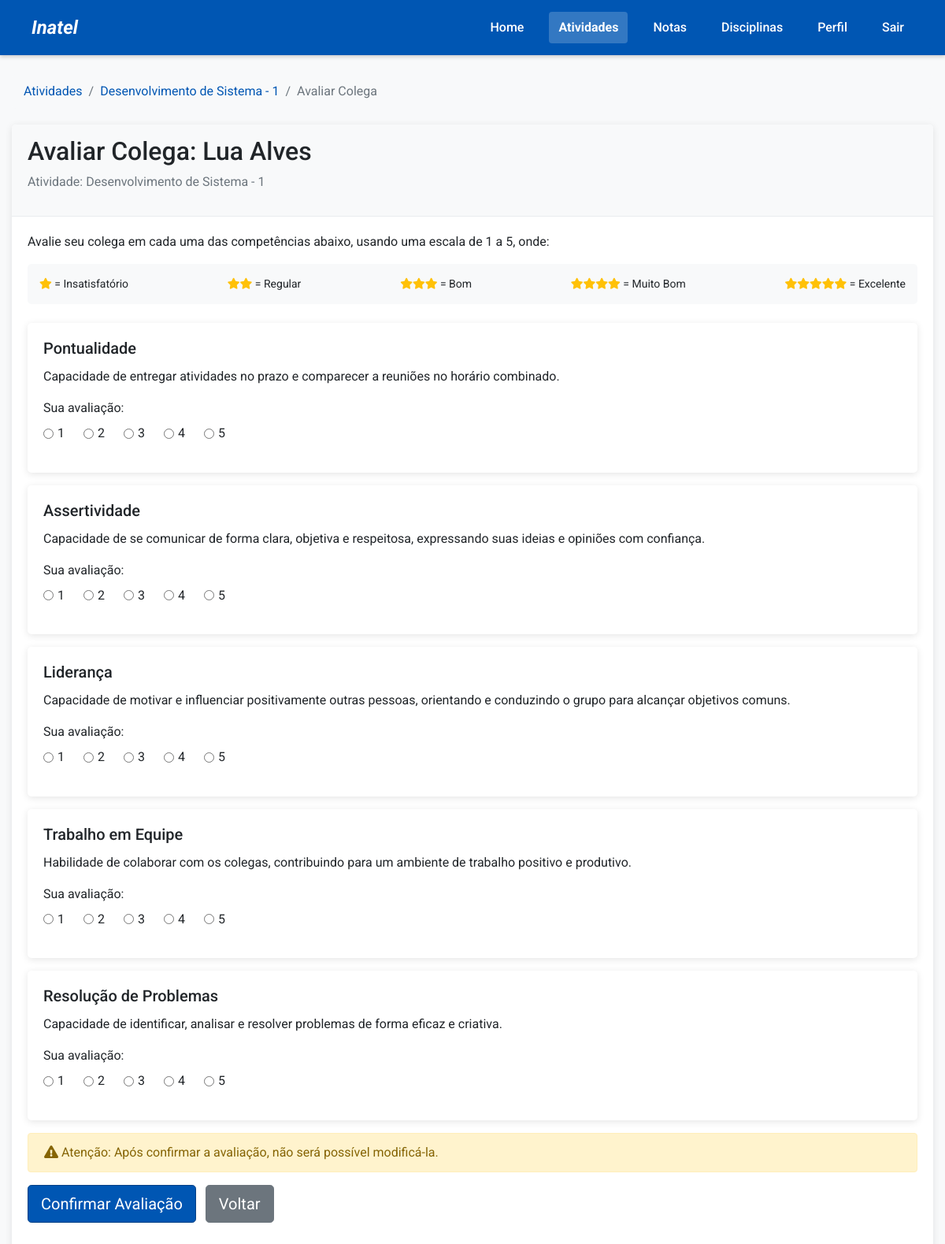
/avaliar/17/ (signed in), run on the app's committed database.
### project/models.py (models this page shows, shortened)
class Avaliacao(models.Model):
    id = models.AutoField(primary_key=True)
    avaliador_aluno = models.ForeignKey(Aluno, on_delete=models.CASCADE, related_name='avaliacoes_realizadas')
    avaliado_aluno = models.ForeignKey(Aluno, on_delete=models.CASCADE, related_name='avaliacoes_recebidas')
    atividade = models.ForeignKey(Atividade, on_delete=models.CASCADE, related_name='avaliacoes')
    concluida = models.BooleanField(default=False)
    class Meta:
        unique_together = ('avaliador_aluno', 'avaliado_aluno', 'atividade')

class Atividade(models.Model):
    id = models.AutoField(primary_key=True)
    titulo = models.CharField(max_length=100)
    descricao = models.TextField()
    dataEntrega = models.DateField()
    turma = models.ForeignKey(Turma, on_delete=models.CASCADE, related_name='atividades')

class Aluno(models.Model):
    idAluno = models.AutoField(primary_key=True)
    nomeAluno = models.CharField(max_length=100)
    emailAluno = models.EmailField(unique=True)
    senhaAluno = models.CharField(max_length=100)
    matricula = models.CharField(max_length=20, unique=True)
    curso = models.ForeignKey(Curso, on_delete=models.CASCADE, related_name='alunos')

class Competencia(models.Model):
    id = models.AutoField(primary_key=True)
    nome = models.CharField(max_length=100)
    descricao = models.TextField()

### project/views.py (the view)
    def wrapper(request, *args, **kwargs):
        if 'user_type' not in request.session or 'user_id' not in request.session:
            messages.error(request, "Você precisa estar logado para acessar esta página.")
            return redirect('login')
        user_type = request.session['user_type']
        user_id = request.session['user_id']
        try:
            if user_type == 'aluno':
                Aluno.objects.get(idAluno=user_id)
            elif user_type == 'professor':
                Professor.objects.get(idProfessor=user_id)
            elif user_type == 'coordenador':
                Coordenador.objects.get(id=user_id)
        except Exception:
            messages.error(request, "Sua sessão expirou ou é inválida. Por favor, faça login novamente.")
            request.session.flush()
            return redirect('login')
        return view_func(request, *args, **kwargs)

### project/context_processors.py (called while the page is built)
def user_data(request):
    context = {}
    if 'user_type' in request.session and 'user_id' in request.session:
        context['user_type'] = request.session.get('user_type')
        context['user_id'] = request.session.get('user_id')
        context['username'] = request.session.get('username', '')
        if context['user_type'] == 'aluno':
            pending_evaluations = Avaliacao.objects.filter(
                avaliador_aluno__idAluno=context['user_id'],
                concluida=False
            ).count()
            context['pending_evaluations'] = pending_evaluations
    return context

### project/views.py (called while the page is built, shortened)
@login_required_custom
def avaliar_colega(request, id_avaliacao):
    user_type = request.session.get('user_type')
    user_id = request.session.get('user_id')
    if user_type != 'aluno':
        messages.error(request, "Apenas alunos podem realizar avaliações.")
        return redirect('atividades')
    avaliacao = get_object_or_404(Avaliacao, id=id_avaliacao)
    aluno = Aluno.objects.get(idAluno=user_id)
    if avaliacao.avaliador_aluno != aluno:
        messages.error(request, "Você não tem permissão para realizar esta avaliação.")
        return redirect('atividades')
    competencias = Competencia.objects.all()
    return render(request, 'avaliar_colega.html', {
        'avaliacao': avaliacao,
        'competencias': competencias,
        'user_type': user_type
    })

### project/templates/avaliar_colega.html (shortened to what this page needs)
<!DOCTYPE html>
<html lang="pt-br">
<head>
    {% load static %}
    <link rel="stylesheet" href="https://stackpath.bootstrapcdn.com/bootstrap/4.5.2/css/bootstrap.min.css">
    <link rel="stylesheet" href="{% static 'css/main.css' %}">
    <link rel="stylesheet" href="https://cdnjs.cloudflare.com/ajax/libs/font-awesome/5.15.3/css/all.min.css">
</head>
<body>
    <div class="header">
        <p class="logo"><em>Inatel</em></p>
        <div class="links">
            <a href="{% url 'home' %}">Home</a>
            <a href="{% url 'atividades' %}" class="active">Atividades</a>
            <a href="{% url 'notas' %}">Notas</a>
            <a href="{% url 'disciplinas' %}">Disciplinas</a>
            <a href="{% url 'perfil' %}">Perfil</a>
            <a href="{% url 'logout' %}">Sair</a>
        </div>
    </div>
    <div class="container mt-4">
        <nav aria-label="breadcrumb">
            <ol class="breadcrumb">
                <li class="breadcrumb-item"><a href="{% url 'atividades' %}">Atividades</a></li>
                <li class="breadcrumb-item"><a href="{% url 'atividade_detalhe' avaliacao.atividade.id %}">{{ avaliacao.atividade.titulo }}</a></li>
                <li class="breadcrumb-item active">Avaliar Colega</li>
            </ol>
        </nav>
        <div class="card">
            <div class="card-header">
                <h2>Avaliar Colega: {{ avaliacao.avaliado_aluno.nomeAluno }}</h2>
                <p class="text-muted">Atividade: {{ avaliacao.atividade.titulo }}</p>
            </div>
            <div class="card-body">
                <p>Avalie seu colega em cada uma das competências abaixo, usando uma escala de 1 a 5, onde:</p>
                <div class="rating-legend mb-4">
                    <div class="d-flex justify-content-between">
                        <div><i class="fas fa-star text-warning"></i> = Insatisfatório</div>
                        <div><i class="fas fa-star text-warning"></i><i class="fas fa-star text-warning"></i> = Regular</div>
                        <div><i class="fas fa-star text-warning"></i><i class="fas fa-star text-warning"></i><i class="fas fa-star text-warning"></i> = Bom</div>
                        <div><i class="fas fa-star text-warning"></i><i class="fas fa-star text-warning"></i><i class="fas fa-star text-warning"></i><i class="fas fa-star text-warning"></i> = Muito Bom</div>
                        <div><i class="fas fa-star text-warning"></i><i class="fas fa-star text-warning"></i><i class="fas fa-star text-warning"></i><i class="fas fa-star text-warning"></i><i class="fas fa-star text-warning"></i> = Excelente</div>
                    </div>
                </div>
                <form method="post">
                    {% for competencia in competencias %}
                    <div class="card mb-3">
                        <div class="card-body">
                            <h5 class="card-title">{{ competencia.nome }}</h5>
                            <p class="card-text">{{ competencia.descricao }}</p>
                            <div class="form-group">
                                <label>Sua avaliação:</label>
                                <div class="rating">
                                    <div class="form-check form-check-inline">
                                        <input class="form-check-input" type="radio" name="competencia_{{ competencia.id }}" id="comp_{{ competencia.id }}_1" value="1" required>
                                        <label class="form-check-label" for="comp_{{ competencia.id }}_1">1</label>
                                    </div>
                                    <div class="form-check form-check-inline">
                                        <input class="form-check-input" type="radio" name="competencia_{{ competencia.id }}" id="comp_{{ competencia.id }}_2" value="2">
                                        <label class="form-check-label" for="comp_{{ competencia.id }}_2">2</label>
                                    </div>
                                    <div class="form-check form-check-inline">
                                        <input class="form-check-input" type="radio" name="competencia_{{ competencia.id }}" id="comp_{{ competencia.id }}_3" value="3">
                                        <label class="form-check-label" for="comp_{{ competencia.id }}_3">3</label>
                                    </div>
                                    <div class="form-check form-check-inline">
                                        <input class="form-check-input" type="radio" name="competencia_{{ competencia.id }}" id="comp_{{ competencia.id }}_4" value="4">
                                        <label class="form-check-label" for="comp_{{ competencia.id }}_4">4</label>
                                    </div>
                                    <div class="form-check form-check-inline">
                                        <input class="form-check-input" type="radio" name="competencia_{{ competencia.id }}" id="comp_{{ competencia.id }}_5" value="5">
                                        <label class="form-check-label" for="comp_{{ competencia.id }}_5">5</label>
                                    </div>
                                </div>
                            </div>
                        </div>
                    </div>
                    {% endfor %}
                    <div class="alert alert-warning">
                        <i class="fas fa-exclamation-triangle"></i> Atenção: Após confirmar a avaliação, não será possível modificá-la.
                    </div>
                    <div class="form-group">
                        <button type="submit" class="btn btn-primary btn-lg">Confirmar Avaliação</button>
                        <a href="{% url 'atividade_detalhe' avaliacao.atividade.id %}" class="btn btn-secondary btn-lg ml-2">Voltar</a>
                    </div>
                </form>
            </div>
        </div>
    </div>
</body>
</html>

### static/css/main.css (style rules this page uses)
body { font-family: 'Roboto', sans-serif; margin: 0; padding: 0; background-color: #f8f9fa; }
.header { background-color: #0056b3; color: white; padding: 15px 40px; display: flex; justify-content: space-between; align-items: center; box-shadow: 0 2px 5px rgba(0, 0, 0, 0.2); }
.logo { font-size: 24px; font-weight: 700; margin: 0; }
.links { display: flex; gap: 20px; }
.links a { color: white; text-decoration: none; padding: 8px 12px; border-radius: 4px; transition: background-color 0.3s; font-weight: 500; }
.links a.active { background-color: rgba(255, 255, 255, 0.2); font-weight: 700; }
.container { max-width: 1200px; margin: 0 auto; }
.card { border: none; box-shadow: 0 2px 10px rgba(0, 0, 0, 0.1); border-radius: 5px; overflow: hidden; }
.card-header { background-color: #f8f9fa; border-bottom: 1px solid #e9ecef; padding: 15px 20px; }
.card-body { padding: 20px; }
.btn-primary { background-color: #0056b3; border-color: #004085; }
.rating .form-check-inline { margin-right: 20px; }
.breadcrumb { background-color: #f8f9fa; padding: 10px 15px; border-radius: 5px; margin-bottom: 20px; }
.breadcrumb-item a { color: #0056b3; text-decoration: none; }
.breadcrumb-item.active { color: #6c757d; }
.rating-legend { background-color: #f8f9fa; padding: 15px; border-radius: 5px; font-size: 14px; }

### data on the page
Avaliacao: atividade.titulo "Desenvolvimento de Sistema - 1", avaliado_aluno.nomeAluno "Lua Alves"
Competencia: nome "Pontualidade", descricao "Capacidade de entregar atividades no prazo e comparecer a reuniões no horário combinado."
Competencia: nome "Assertividade", descricao "Capacidade de se comunicar de forma clara, objetiva e respeitosa, expressando suas ideias e opiniões com confiança."
Competencia: nome "Liderança", descricao "Capacidade de motivar e influenciar positivamente outras pessoas, orientando e conduzindo o grupo para alcançar objetivos comuns."
Competencia: nome "Trabalho em Equipe", descricao "Habilidade de colaborar com os colegas, contribuindo para um ambiente de trabalho positivo e produtivo."
Competencia: nome "Resolução de Problemas", descricao "Capacidade de identificar, analisar e resolver problemas de forma eficaz e criativa."
